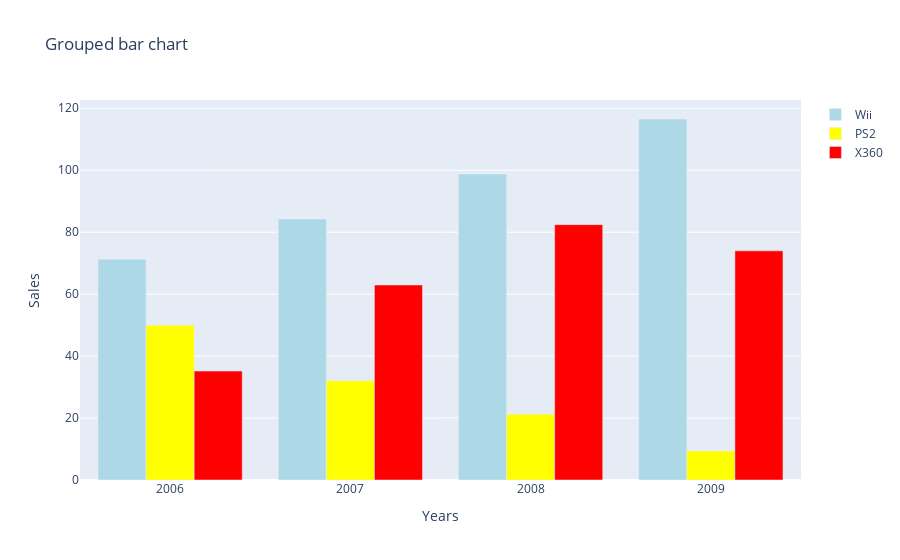

The notebook cell saved with this chart:
### Code cell
# Let's display that with plotly.

mydata1 = go.Bar(
    x=results.loc['Wii'].index,
    y=results.loc['Wii']['NA_Sales'],
    name='Wii',
    marker=dict(color='lightblue')
)
mydata2 = go.Bar(
    x=results.loc['PS2'].index,
    y=results.loc['PS2']['NA_Sales'],
    name='PS2',
    marker=dict(color='yellow')
)
mydata3 = go.Bar(
    x=results.loc['X360'].index,
    y=results.loc['X360']['NA_Sales'],
    name='X360',
    marker=dict(color='red')
)

mylayout = go.Layout(
    title='Grouped bar chart',
    xaxis = dict(title = 'Years'), # x-axis label
    yaxis = dict(title = 'Sales'), # y-axis label
    
)
fig = go.Figure(data=[mydata1, mydata2, mydata3], layout=mylayout)
fig.show()

### Figure 1 — Plotly figure (JSON) as saved in the notebook; plotly's stock layout.template omitted (floating-point values rounded to 4 significant figures)
{"data": [{"marker": {"color": "lightblue"}, "name": "Wii", "type": "bar", "x": [2006, 2007, 2008, 2009], "y": [71.3, 84.25, 98.77, 116.5]}, {"marker": {"color": "yellow"}, "name": "PS2", "type": "bar", "x": [2006, 2007, 2008, 2009], "y": [49.93, 32.05, 21.23, 9.36]}, {"marker": {"color": "red"}, "name": "X360", "type": "bar", "x": [2006, 2007, 2008, 2009], "y": [35.16, 62.95, 82.44, 73.97]}], "layout": {"autosize": true, "title": {"text": "Grouped bar chart"}, "xaxis": {"autorange": true, "range": [2006.0, 2010.0], "title": {"text": "Years"}, "type": "linear"}, "yaxis": {"autorange": true, "range": [0, 122.7], "title": {"text": "Sales"}, "type": "linear"}}}
